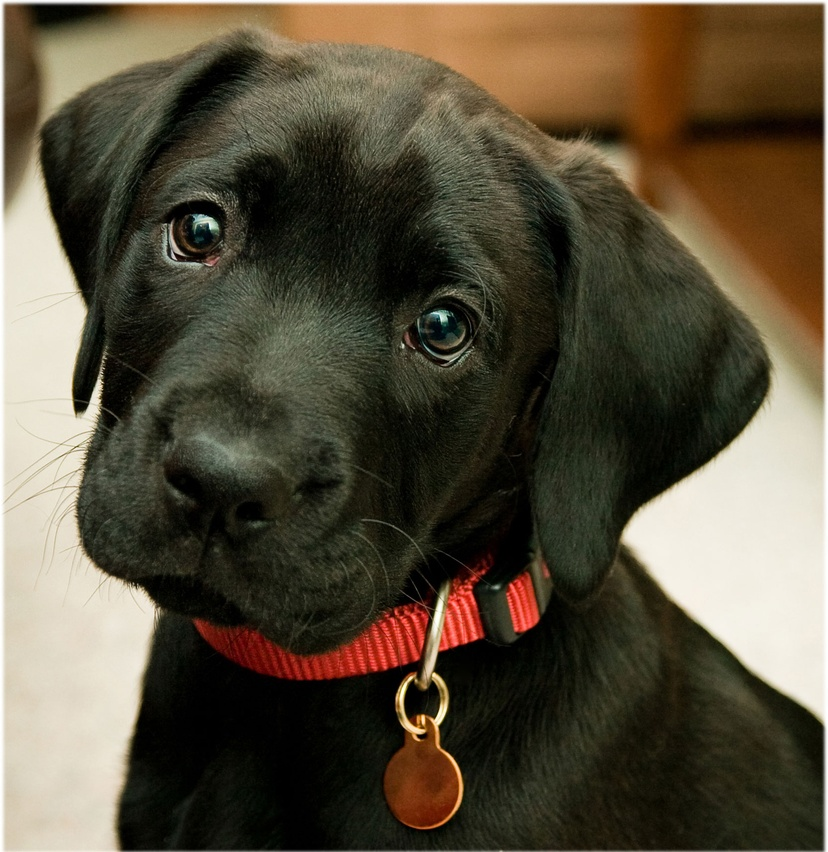
//> input picture test.jpg, 828 x 852 px, shrunk from 1666 x 1715 before the run
$ ./36_affine_wrap   (built with g++ and OpenCV 4)
//> lines starting //> are read from the running program, lines starting //| are printed output that depends on the picture
#include "opencv2/imgcodecs.hpp"
#include "opencv2/highgui.hpp"
#include "opencv2/imgproc.hpp"
#include <iostream>
using namespace cv;
using namespace std;
const char* source_window = "Source image";
const char* warp_window = "Warp";
const char* warp_rotate_window = "Warp + Rotate";
int main( int, char** argv )
{
  Point2f srcTri[3];
  Point2f dstTri[3];
  Mat rot_mat( 2, 3, CV_32FC1 );
  Mat warp_mat( 2, 3, CV_32FC1 );
  Mat src, warp_dst, warp_rotate_dst;
  src = imread("test.jpg", IMREAD_COLOR );
//> src is the input picture: 852 rows x 828 cols, CV_8UC3; mean B, G, R 60.9, 79.2, 88.1
  warp_dst = Mat::zeros( src.rows, src.cols, src.type() );
  srcTri[0] = Point2f( 0,0 );
  srcTri[1] = Point2f( src.cols - 1.f, 0 );
  srcTri[2] = Point2f( 0, src.rows - 1.f );
  dstTri[0] = Point2f( src.cols*0.0f, src.rows*0.33f );
  dstTri[1] = Point2f( src.cols*0.85f, src.rows*0.25f );
  dstTri[2] = Point2f( src.cols*0.15f, src.rows*0.7f );
  warp_mat = getAffineTransform( srcTri, dstTri );
  warpAffine( src, warp_dst, warp_mat, warp_dst.size() );
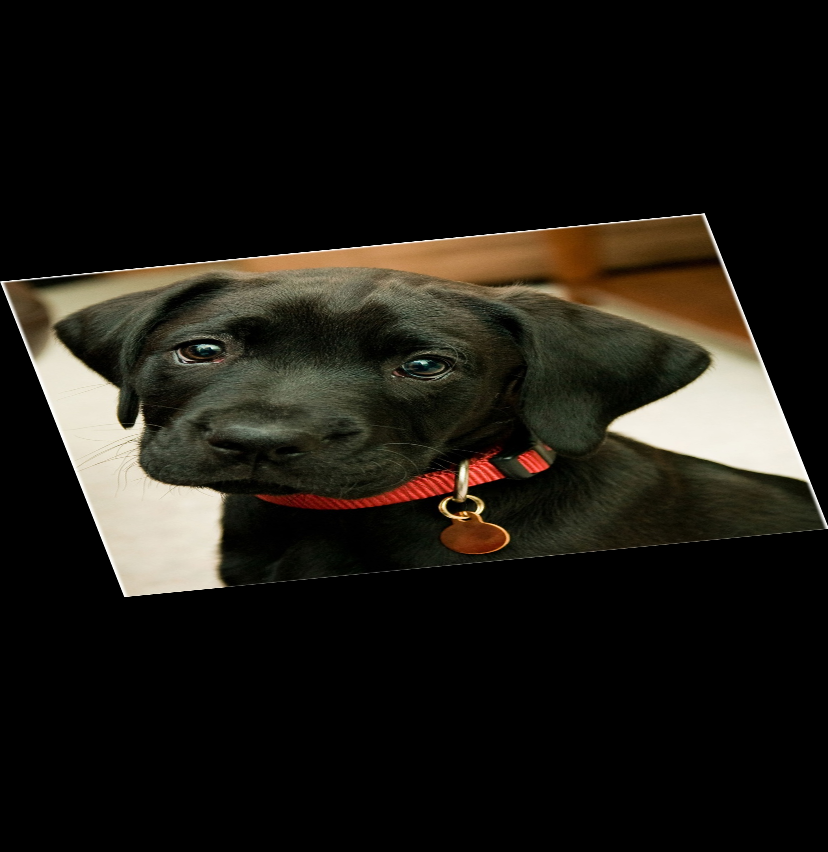
//> warp_dst: 852 rows x 828 cols, CV_8UC3; mean B, G, R 19.9, 25.9, 28.8
  Point center = Point( warp_dst.cols/2, warp_dst.rows/2 );
//> center = Point(414, 426)
  double angle = -50.0;
  double scale = 0.6;
  rot_mat = getRotationMatrix2D( center, angle, scale );
  warpAffine( warp_dst, warp_rotate_dst, rot_mat, warp_dst.size() );
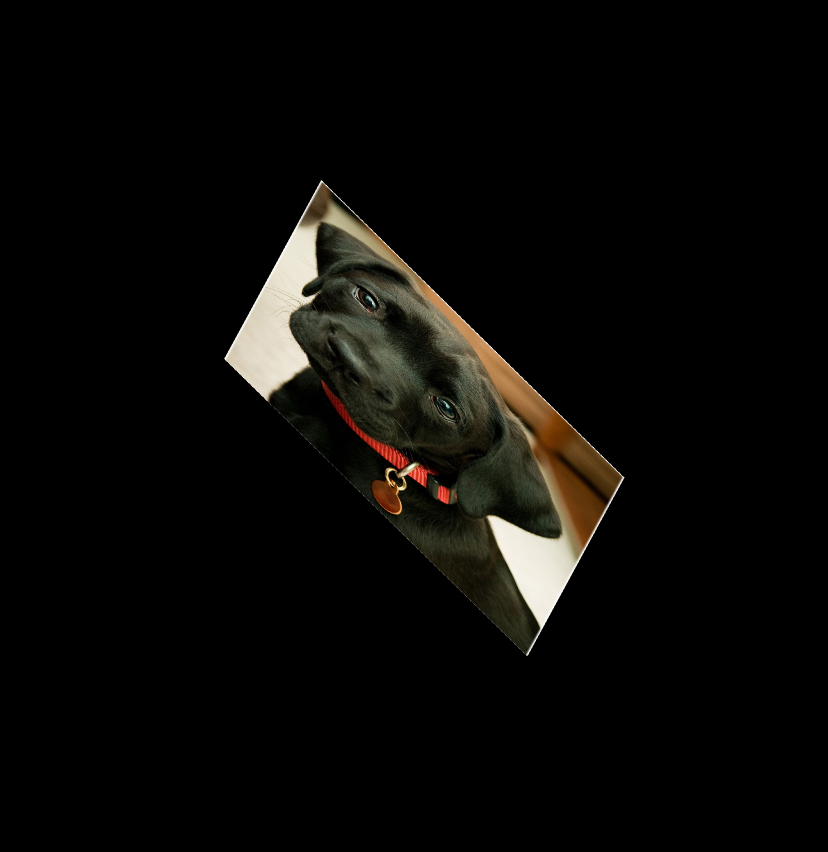
//> warp_rotate_dst: 852 rows x 828 cols, CV_8UC3; mean B, G, R 7.2, 9.3, 10.4
  namedWindow( source_window, WINDOW_NORMAL );
  imshow( source_window, src );
  namedWindow( warp_window, WINDOW_NORMAL );
  imshow( warp_window, warp_dst );
  namedWindow( warp_rotate_window, WINDOW_NORMAL );
  imshow( warp_rotate_window, warp_rotate_dst );
  waitKey(0);
  return 0;
}
